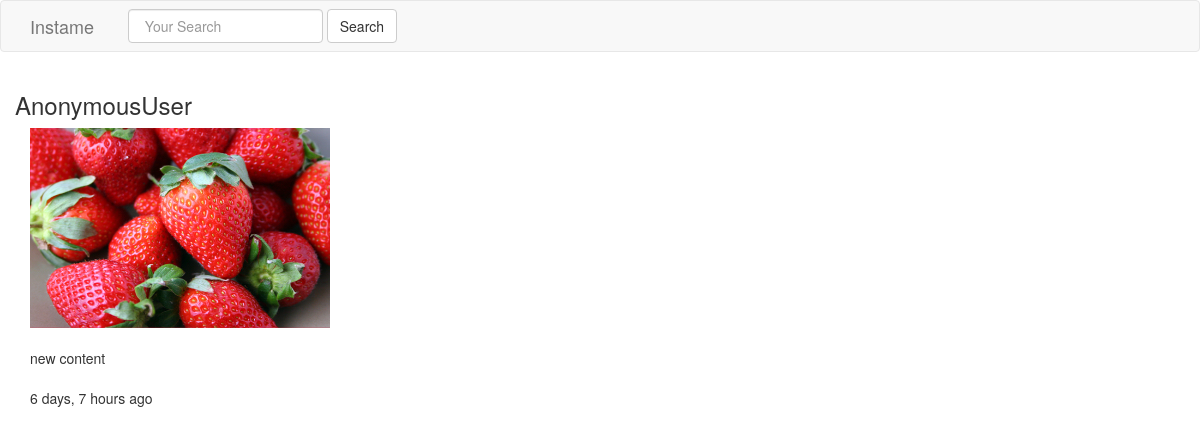
/feed/15/, run on an earlier commit of the app's database.
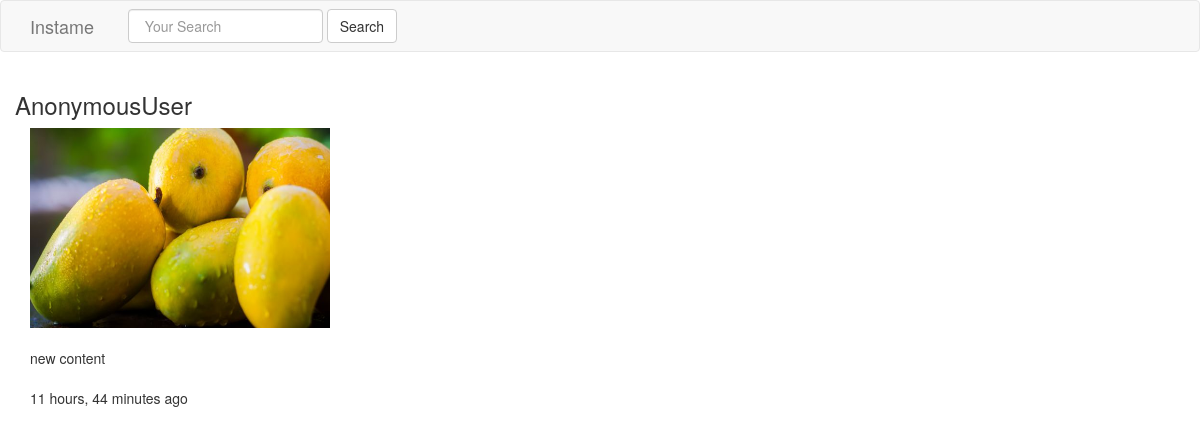
And on a later commit of the database.
### feed/models.py (models this page shows, shortened)
class Feed(models.Model):
	user =	models.ForeignKey(settings.AUTH_USER_MODEL, on_delete=models.CASCADE,default=1)
	image = models.FileField(null=False,blank=False)
	description	=	models.CharField(max_length=255,blank=False, validators=[validate_description])
	updated =	models.DateTimeField(auto_now=True)

### feed/views.py (the view)
# urls.py: url(r'^(?P<pk>\d+)/$',FeedDetailView.as_view(), name='detail'),
class FeedDetailView(DetailView):
	queryset = Feed.objects.all()

### feed/templates/feed/feed_detail.html
{% extends "base.html" %}
{% block content %}
<div class="row">
	<div class="col-sm-3 col-xs-12" >
		</div>
		<h3>{{ request.user}}</h3>
		<div class= "col-sm-9 ">
		<img src="{{ feed.image.url }}" alt="image" width="300" height="200"><br/> <br/>
		{{ object.description }}<br/><br/>
	 	{{ object.updated|timesince }} ago<p\><br\><br\>
 </div>
 </div>
{% endblock content %}

### templates/base.html (shortened to what this page needs)
   {% load static %}
  <!doctype html>
<html lang="en">
  <head>
    <link href="{% static 'css/bootstrap.min.css' %}" rel="stylesheet">
  </head>
  <body>
       {% include "navbar.html" %}
    <div class='container'>
      {% block content%}
      {% endblock %}
    </div>
  </body>
</html>

### templates/navbar.html (shortened to what this page needs)
<nav class="navbar navbar-default">
  <div class="container">
    <div class="navbar-header">
      <a class="navbar-brand" href="{% url 'home' %}">Instame</a>
    </div>
    {% include "feed/search_form.html" %}
</nav>

### feed/templates/feed/search_form.html (shortened to what this page needs)
<form class="navbar-form navbar-left" method='GET'>
  <div class="form-group">
       <input class="form-control" type="text" name="q" placeholder=" Your Search" value="{{ request.GET.q}}"/>
       </div>
       <input type="submit" class="btn btn-default" value="Search"/>
   </div>

What changed in the data, as far as the page shows it:
changed Feed "new content": image: a different picture; updated "6 days, 7 hours" → "11 hours, 44 minutes"
